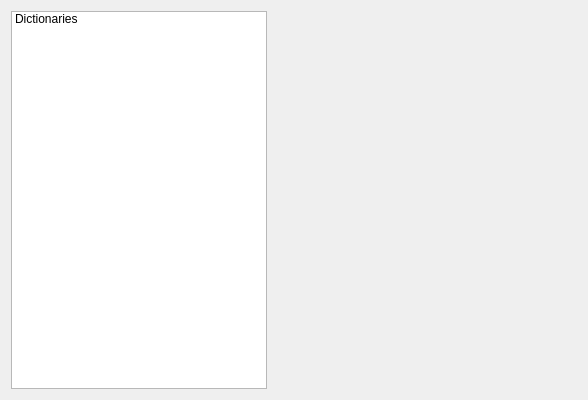
<?xml version="1.0" encoding="UTF-8"?>
<ui version="4.0">
 <class>Dialog</class>
 <widget class="QDialog" name="Dialog">
  <property name="geometry">
   <rect>
    <x>0</x>
    <y>0</y>
    <width>588</width>
    <height>400</height>
   </rect>
  </property>
  <property name="windowTitle">
   <string>Preferences</string>
  </property>
  <layout class="QHBoxLayout" name="horizontalLayout">
   <item>
    <widget class="QListWidget" name="listWidget">
     <property name="sizePolicy">
      <sizepolicy hsizetype="Minimum" vsizetype="Expanding">
       <horstretch>0</horstretch>
       <verstretch>0</verstretch>
      </sizepolicy>
     </property>
     <item>
      <property name="text">
       <string>Dictionaries</string>
      </property>
     </item>
    </widget>
   </item>
   <item>
    <widget class="QStackedWidget" name="stackedWidget">
     <property name="sizePolicy">
      <sizepolicy hsizetype="Expanding" vsizetype="Preferred">
       <horstretch>0</horstretch>
       <verstretch>0</verstretch>
      </sizepolicy>
     </property>
     <property name="currentIndex">
      <number>0</number>
     </property>
     <widget class="QWidget" name="page"/>
     <widget class="QWidget" name="page_2"/>
    </widget>
   </item>
  </layout>
 </widget>
 <resources/>
 <connections/>
</ui>
